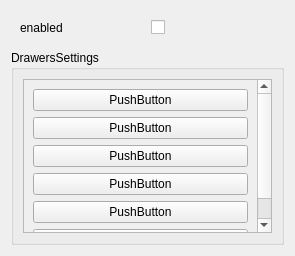
<?xml version="1.0" encoding="UTF-8"?>
<ui version="4.0">
 <class>Form</class>
 <widget class="QWidget" name="Form">
  <property name="geometry">
   <rect>
    <x>0</x>
    <y>0</y>
    <width>295</width>
    <height>256</height>
   </rect>
  </property>
  <property name="windowTitle">
   <string>Form</string>
  </property>
  <layout class="QVBoxLayout" name="verticalLayout_2">
   <item>
    <widget class="QWidget" name="widget" native="true">
     <property name="maximumSize">
      <size>
       <width>16777215</width>
       <height>35</height>
      </size>
     </property>
     <layout class="QHBoxLayout" name="horizontalLayout">
      <item>
       <widget class="QLabel" name="label">
        <property name="text">
         <string>enabled</string>
        </property>
       </widget>
      </item>
      <item>
       <widget class="QCheckBox" name="checkBox">
        <property name="text">
         <string/>
        </property>
       </widget>
      </item>
     </layout>
    </widget>
   </item>
   <item>
    <widget class="QGroupBox" name="groupBox">
     <property name="title">
      <string>DrawersSettings</string>
     </property>
     <layout class="QVBoxLayout" name="drawer_settings_group_box_layout">
      <item>
       <widget class="QScrollArea" name="scrollArea">
        <property name="widgetResizable">
         <bool>true</bool>
        </property>
        <widget class="QWidget" name="scrollAreaWidgetContents_2">
         <property name="geometry">
          <rect>
           <x>0</x>
           <y>0</y>
           <width>238</width>
           <height>186</height>
          </rect>
         </property>
         <layout class="QVBoxLayout" name="scroll_area_layout">
          <item>
           <widget class="QPushButton" name="pushButton">
            <property name="text">
             <string>PushButton</string>
            </property>
           </widget>
          </item>
          <item>
           <widget class="QPushButton" name="pushButton_3">
            <property name="text">
             <string>PushButton</string>
            </property>
           </widget>
          </item>
          <item>
           <widget class="QPushButton" name="pushButton_6">
            <property name="text">
             <string>PushButton</string>
            </property>
           </widget>
          </item>
          <item>
           <widget class="QPushButton" name="pushButton_5">
            <property name="text">
             <string>PushButton</string>
            </property>
           </widget>
          </item>
          <item>
           <widget class="QPushButton" name="pushButton_4">
            <property name="text">
             <string>PushButton</string>
            </property>
           </widget>
          </item>
          <item>
           <widget class="QPushButton" name="pushButton_2">
            <property name="text">
             <string>PushButton</string>
            </property>
           </widget>
          </item>
         </layout>
        </widget>
       </widget>
      </item>
     </layout>
    </widget>
   </item>
  </layout>
 </widget>
 <resources/>
 <connections/>
</ui>
